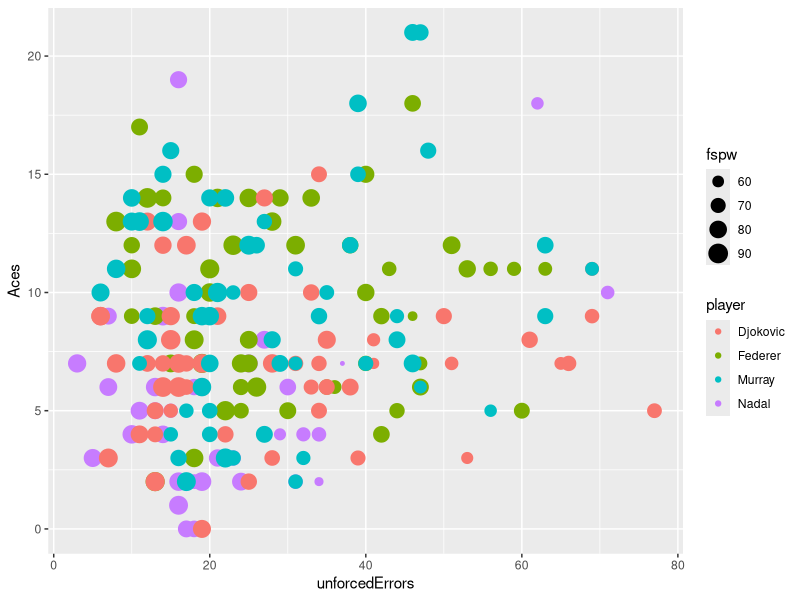

Generate this figure with R:
#Authors: Brian King and Malik Mubeen
#Stat 31 Final Project

#Read in tennis data: 
setwd("/")
setwd("Users/King/Dropbox/Brian/Swarthmore/Swat Year 4/Stat 31/final project")
data = read.csv("tennisdata.csv")

colnames(data)
library(ggplot2)
qplot(unforcedErrors, Aces, data = data, geom = "point", color = player, size = fspw)


#The data set was gathered off of european sports betting websites for the past three years of majors 
#(2013 Australian Open back to the 2011 Australian Open) for the current four top rated ATP Players: 
#Rafael Nadal, Roger Federer, Novak Djokovic, and Andy Murray.


player      = data$player			#Player Name
fsp         = data$firstServePercentage		#First Serve Percentage
aces        = data$Aces				#Number of Aces in a match
ue          = data$unforcedErrors 		#Unforced Erros 
fspw        = data$fspw 			#First Serve Win Percentage
sspw        = data$sspw				#Second Serve Win Percentage
winners     = data$winners			#Winners (is a discrete count of winners in a tennis match)
bpcp        = data$bpcp 			# Break Point  Conversion Percentage
fset        = data$fset				#First Set: Bernoulli random variable if player won or lost first set
match       = data$match 			#Bernoulli if player won or lost match
surface.raw = data$Surface			#surface.raw is a string, either 'Hard', 'Clay', or 'Grass'
numSets     = data$numSets			#Number of Sets


#Create category variable for different surfaces
# 1 if grass court, 2 if clay court, 3 if hard court

length(surface.raw)
surface = rep(0,210)
surface[which(surface.raw == 'Grass')] = 1
surface[which(surface.raw == 'Clay')] = 2
surface[which(surface.raw =='Hard')] = 3

### Averages ####
#Here we're taking "count" data and dividing it by the number of sets in the match to 
#account for longer matches. A player who is losing a five set match will hit more aces (because he's
# playing so many games) just as a player who is handily winning a three set match against a weaker opponnet
#. This metric probably isn't perfect but will help with that issue. 

avgAces = aces/numSets			#Average Number of Aces
avgWinners = winners/numSets  	#Average Number of Winners
avgUe = ue/numSets 			#Average Number of Unforced Errors




### Simple Logistic Regression 


 #Try a simple 1 variable it for each player
 #This methodology is admittedly imperfect since we're only checking p-values and not much else (AIC can only compare two models that are related, but comparing AIC across players seems implausable).
 #However, we really just want to see which variables are reasonably correlated with winning.
 players = c("Djokovic", "Federer", "Nadal", "Murray")
 #We switched variables in manually
for (i in 1:length(players)){
	if (i ==1){ print ("***Surface****")}
	test.glm = glm(match[which (player == players[i])]~surface[which (player == players[i])],
		family = "binomial")
	print (players[i])
	print ("P-Value:" )
	print(summary(test.glm)$coefficients[2,4]) ; 
}


### Full Models ###

#Murray GLM

test.glm = glm(match[which (player == "Murray")]~avgAces[which (player == "Murray")] + avgWinners[which (player == "Murray")] + fsp[which (player == "Murray")] + avgUe[which (player == "Murray")] + fset[which (player == "Murray")] +bpcp[which (player == "Murray")] + fspw[which(player == "Murray")]  , family = "binomial");summary(test.glm)
length(which(player == "Murray"))
which(test.glm$fitted.values < .5) + 153 
which( player == "Murray" & match == 0)

classification.error = (3 + 5)/ 57

#Federer GLM

test.glm = glm(match[which (player == "Federer")]~avgAces[which (player == "Federer")]
	+ avgWinners[which (player == "Federer")] + fsp[which (player == "Federer")]
	+ avgUe[which (player == "Federer")] + fset[which (player == "Federer")]
	+ bpcp[which (player == "Federer")] + fspw[which(player == "Federer")] 
	+ numSets[which (player == "Federer")]  , family = "binomial")
	
summary(test.glm)

length(which(player == "Federer"))
which(test.glm$fitted.values < .5) + 42 
which( player == "Federer" & match == 0)

#Nadal GLM

test.glm = glm(match[which (player == "Nadal")]~avgAces[which (player == "Nadal")] +
	avgWinners[which (player == "Nadal")] + fsp[which (player == "Nadal")] +
		avgUe[which (player == "Nadal")] + fset[which (player == "Nadal")] +
		bpcp[which (player == "Nadal")] + fspw[which(player == "Nadal")],
		family = "binomial");summary(test.glm)
		
which(player == "Nadal")
which(test.glm$fitted.values < .5)
which(player == "Nadal" & match == 0)

#Djokovic GLM

test.glm = glm(match[which (player == "Djokovic")]~avgAces[which (player == "Djokovic")] 
	+ avgWinners[which (player == "Djokovic")] + fsp[which (player == "Djokovic")] + 
	avgUe[which (player == "Djokovic")] + fset[which (player == "Djokovic")] +
	bpcp[which (player == "Djokovic")] + fspw[which(player == "Djokovic")] , family = "binomial")

summary(test.glm)

which(player == "Djokovic")
which(test.glm$fitted.values < .5) +94
which(player == "Djokovic" & match == 0)


### Reduced Models ####

#Note: The procedure for obtaining these reduced models was checking the Akaike Information Criterion and 
#and attempting to minimize it by removing each variable once and watching it's effect and iterating. 
# I'm pretty sure there's a way better, less ad-hoc way to achieve this.

#Murray GLM Reduced
test.glm = glm(match[which (player == "Murray")]~avgUe[which (player == "Murray")] +
	fset[which (player == "Murray")] +bpcp[which (player == "Murray")] +
	fspw[which(player == "Murray")] , family = "binomial");summary(test.glm)

#Classification Error
which(player == "Murray")
which(test.glm$fitted.values < .5) + 153 
which( player == "Murray" & match == 0)

#Murray's Model: Log odds of winning = First Set + Average Unforced Errors + Break Point Conversion
# Percentage + First Serve Percentage Wins

#Federer GLM Reduced

test.glm = glm(match[which (player == "Federer")]~avgAces[which (player == "Federer")]
	+ avgWinners[which (player == "Federer")] + avgUe[which (player == "Federer")] 
	+ fset[which (player == "Federer")] +bpcp[which (player == "Federer")] 
	+ fspw[which(player == "Federer")]  , family = "binomial")

summary(test.glm)

#Classification Error
length(which(player == "Federer"))
which(test.glm$fitted.values < .5) + 42 
which( player == "Federer" & match == 0)

#Federer's Model : Log odds of winning = First Set + Average Number of Aces + Average Number of 
#Winners + Average Unforced Errors + Break Point Conversion Percentage + First Serve Percentage 
#Wins

#Nadal GLM Reduced

test.glm = glm(match[which (player == "Nadal")]~   fset[which (player == "Nadal")] +
	bpcp[which (player == "Nadal")] + fspw[which(player == "Nadal")]  , family = "binomial")

summary(test.glm)

#Classification Error
which(player == "Nadal")
which(test.glm$fitted.values < .5)
which(player == "Nadal" & match == 0)


#Nadal's Model: log odds of winning = first set + break point conversion percentage + first serve 
#percentage wins

#Djokovic GLM Reduced

test.glm = glm(match[which (player == "Djokovic")]~ avgUe[which (player == "Djokovic")] + 
	fset[which (player == "Djokovic")] + fspw[which(player == "Djokovic")], family = "binomial")

summary(test.glm)

# Check Classification Error
which(player == "Djokovic")	#It shifts over the indices so we're just moving them back
which(test.glm$fitted.values < .5) +94
which(player == "Djokovic" & match == 0)


#Djokovic's Model : log odds of winning =  First Set+ Average Unforced Errors + First Serve 
#Percentage Wins

